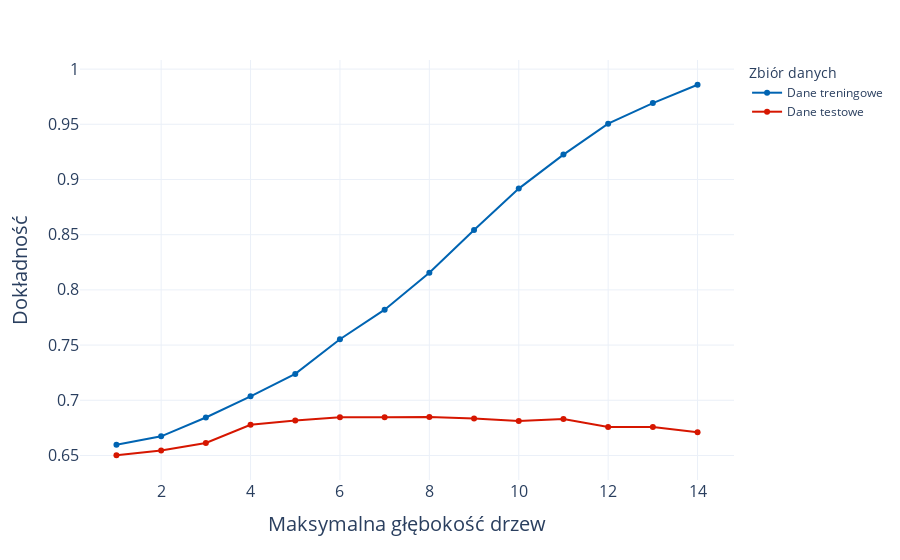

Notebook code cell kept with this figure:
### Code cell
train_test_plot(depth, ma_train, ma_test, "Maksymalna głębokość drzew", "max_depth_forest")

### Figure 1 — Plotly figure (JSON) as saved in the notebook; plotly's stock layout.template omitted (floating-point values rounded to 4 significant figures)
{"data": [{"hovertemplate": "Zbiór danych=Dane treningowe<br>depth=%{x}<br>value=%{y}<extra></extra>", "legendgroup": "Dane treningowe", "line": {"color": "#0064B2", "dash": "solid", "shape": "linear"}, "marker": {"symbol": "circle"}, "mode": "lines+markers", "name": "Dane treningowe", "orientation": "v", "showlegend": true, "type": "scatter", "x": [1, 2, 3, 4, 5, 6, 7, 8, 9, 10, 11, 12, 13, 14], "xaxis": "x", "y": [0.6597, 0.6673, 0.6844, 0.7035, 0.7239, 0.7553, 0.7821, 0.8155, 0.8542, 0.8918, 0.9226, 0.9506, 0.9692, 0.9858], "yaxis": "y"}, {"hovertemplate": "Zbiór danych=Dane testowe<br>depth=%{x}<br>value=%{y}<extra></extra>", "legendgroup": "Dane testowe", "line": {"color": "#D61600", "dash": "solid", "shape": "linear"}, "marker": {"symbol": "circle"}, "mode": "lines+markers", "name": "Dane testowe", "orientation": "v", "showlegend": true, "type": "scatter", "x": [1, 2, 3, 4, 5, 6, 7, 8, 9, 10, 11, 12, 13, 14], "xaxis": "x", "y": [0.6502, 0.6545, 0.6613, 0.6779, 0.6817, 0.6847, 0.6847, 0.6847, 0.6835, 0.6813, 0.683, 0.6758, 0.6758, 0.6711], "yaxis": "y"}], "layout": {"legend": {"title": {"text": "Zbiór danych"}, "tracegroupgap": 0}, "margin": {"t": 60}, "showlegend": true, "xaxis": {"anchor": "y", "domain": [0, 1], "tickfont": {"size": 16}, "title": {"font": {"size": 20}, "text": "Maksymalna głębokość drzew"}}, "yaxis": {"anchor": "x", "domain": [0, 1], "tickfont": {"size": 16}, "title": {"font": {"size": 20}, "text": "Dokładność"}}}}
